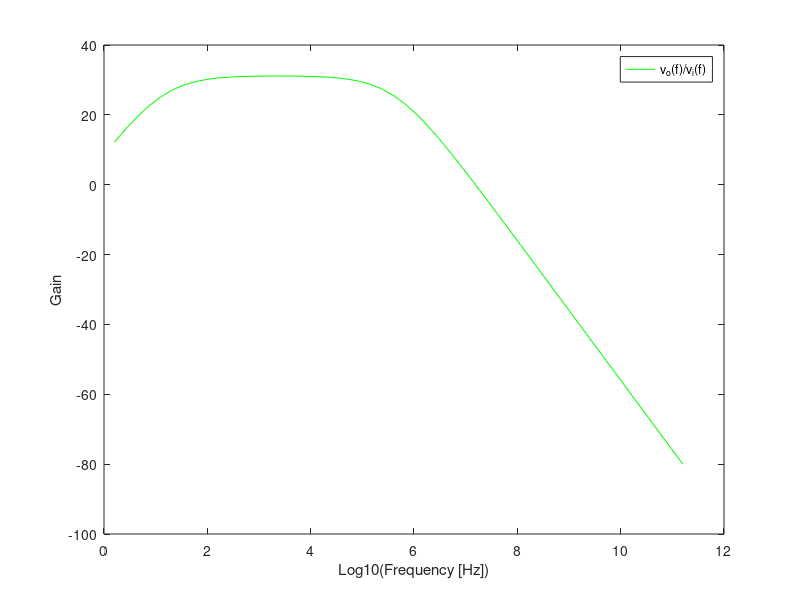

The MATLAB source for this figure:
%Optimized values
C1 = 7.5007e-04;
C2 = 7.5007e-04;
C3 = 6.4997e-04;
RB1 = 3.9999e+04;
RB2 = 2.9353e+03;
RC1 = 4.9996e+03;
RE1 = 100.0070;
RE2 = 599.5248;

VT=25e-3;
BFN=178.7;
VAFN=69.7;
VBEON=0.7;
VCC=12;
RS=100;

RB=1/(1/RB1+1/RB2);
VEQ=RB2/(RB1+RB2)*VCC;
IB1=(VEQ-VBEON)/(RB+(1+BFN)*RE1);
IC1=BFN*IB1;
IE1=(1+BFN)*IB1;
VE1=RE1*IE1;
VO1=VCC-RC1*IC1;
VCE=VO1-VE1;


gm1=IC1/VT;
rpi1=BFN/gm1;
ro1=VAFN/IC1;

RSB=RB*RS/(RB+RS);

AV1 = RSB/RS * RC1*(RE1-gm1*rpi1*ro1)/((ro1+RC1+RE1)*(RSB+rpi1+RE1)+gm1*RE1*ro1*rpi1 - RE1^2);
AV1_DB = 20*log10(abs(AV1));

ZI1 = 1/(1/RB+1/(((ro1+RC1+RE1)*(rpi1+RE1)+gm1*RE1*ro1*rpi1 - RE1^2)/(ro1+RC1+RE1)));
ZO1 = 1/(1/ro1+1/RC1);

%ouput stage
RL = 8;
BFP = 227.3;
VAFP = 37.2;
VEBON = 0.7;
VI2 = VO1;
IE2 = (VCC-VEBON-VI2)/RE2;
IC2 = BFP/(BFP+1)*IE2;
VO2 = VCC - RE2*IE2;

gm2 = IC2/VT;
go2 = IC2/VAFP;
gpi2 = gm2/BFP;
ge2 = 1/RE2;

AV2 = gm2/(gm2+gpi2+go2+ge2);
AV2_DB = 20*log10(abs(AV2));

ZI2 = (gm2+gpi2+go2+ge2)/gpi2/(gpi2+go2+ge2);
ZO2 = 1/(gm2+gpi2+go2+ge2);


%total
gB = 1/(1/gpi2+ZO1);
AV = (gB+gm2/gpi2*gB)/(gB+ge2+go2+gm2/gpi2*gB)*AV1;
AV_DB = 20*log10(abs(AV));

ZI=ZI1;
ZO=1/(go2+gm2/gpi2*gB+ge2+gB);

%LowCutOff Frequency
R1S = RS + (1/(1/RB + 1/rpi1));
R2S = RL + (1/(1/RC1 + 1/ro1));
R3S = 1/((1/RE1) + (1/(rpi1 + (1/(1/RS + 1/RB)))) + ((gm1*rpi1)/(rpi1 + (1/(1/RS + 1/RB)))));
wL = 1/(R1S*C1) + 1/(R2S*C2) + 1/(R3S*C3);
fL = wL/(2*pi);

%HighCutOff Frequency
Cpi = 16.1e-12;
Co = 4.388e-12;
wH = 1/(Cpi*rpi1 + Co*ro1);
fH = wH/(2*pi);

%Plot
w = logspace(1,12);
Tdb = ones(1,length(w));

for k = 1:length(w)
	T = 10^((AV_DB-20*log10(wL))/20)*(w(k)/(w(k)/wL + 1))*(1/(w(k)/wH + 1));
	Tdb(k) = 20*log10(abs(T));
end

%Merit and cost calculations
cost = 1e-3*(RE1 + RC1 + RB1 + RB2 + RE2) + 1e6*(C1 + C2 + C3) + 2*0.1;
Merit = (abs(AV) * (fH-fL))/(cost * fL);

%Ponto 3 Teorica
printf ("ponto1_TAB\n");
printf ("VCE = %e V\n", VCE);
printf ("VBEON = %e V \n", VBEON);
printf ("VEC = %e V\n", VO2);
printf ("VEBON = %e V \n", VEBON);
printf ("IB1 = %e A \n", IB1);
printf ("IC1 = %e A \n", IC1);
printf ("IE1 = %e A \n", IE1);
printf ("IB2 = %e A \n", IC2-IE2);
printf ("IC2 = %e A \n", IC2);
printf ("IE2 = %e A \n", IE2);
printf ("ponto1_END\n\n");

%Ponto 2 Teorica
printf ("ponto2_TAB\n");
printf ("AV1dB = %e dB\n", AV1_DB);
printf ("ZI1 = %e \Omega \n", ZI1);
printf ("ZO1 = %e \Omega \n", ZO1);
printf ("ponto2_END\n");

printf ("ponto3_TAB\n");
printf ("AV2dB = %e dB\n", AV2_DB);
printf ("ZI2 = %e \Omega \n", ZI2);
printf ("ZO2 = %e \Omega \n", ZO2);
printf ("ponto3_END\n");

printf ("ponto4_TAB\n");
printf ("AVdB = %e dB\n", AV_DB);
printf ("ZO = %e \Omega\n", ZO);
printf ("ponto4_END\n");

printf ("ponto5_TAB\n");
printf ("Merit = %e \n", Merit);
printf ("HighCutOff frequency = %e Hz\n", fH);
printf ("LowCutOff frequency = %e Hz\n", fL);
printf ("Cost = %e MU's\n", cost);
printf ("Bandwidth = %e Hz\n", fH-fL);
printf ("Max Gain = %e V\n", max(Tdb));
printf ("ponto5_END\n\n");

%Ponto 3 Teorica
teorica = figure ();
plot(log10(w/(2*pi)),Tdb,"g");
legend("v_o(f)/v_i(f)");

xlabel ("Log10(Frequency [Hz])");
ylabel ("Gain");

print (teorica, "teoria", "-depsc");

%Tables Ngspice
file2=fopen("description.cir",'w');
fprintf(file2, ".OP\n\n");
fprintf(file2, "Vcc vcc 0 12 \n");
fprintf(file2, "Vin in 0 0 ac 1.0 sin(0 10m 1k) \n");
fprintf(file2, "Rin in in2 100\n\n");
fprintf(file2,"*input  coupling capacitor\n");
fprintf(file2, "Ci in2 base %e\n\n", C1);
fprintf(file2,"*bias circuit\n");
fprintf(file2, "R1 vcc base %e \n", RB1);
fprintf(file2, "R2 base 0 %e \n\n", RB2);
fprintf(file2,"*gain stage\n");
fprintf(file2, "Q1 coll base emit BC547A\n");
fprintf(file2, "Rc vcc coll %e\n", RC1);
fprintf(file2, "Re emit 0 %e\n\n", RE1);
fprintf(file2,"*bypass capacitor\n");
fprintf(file2, "Cb emit 0 %e\n\n", C2);
fprintf(file2,"*output stage\n");
fprintf(file2, "Q2 0 coll emit2 BC557A\n");
fprintf(file2, "Rout emit2 vcc %e\n\n", RE2);
fprintf(file2,"*output coupling capacitor\n");
fprintf(file2, "Cout emit2 out %e\n\n", C3);
fprintf(file2,"*load\n");
fprintf(file2, "RL out 0 8\n\n");
fprintf(file2, ".END\n\n");
fclose(file2);

file1=fopen("values1.cir",'w');
fprintf(file1, ".OP\n\n");
fprintf(file1, "Vcc vcc 0 12\n");
fprintf(file1, "Vin in 0 0 \n");
fprintf(file1, "Rin in in2 100 \n\n");
fprintf(file1,"*input  coupling capacitor\n");
fprintf(file1, "Ci in2 base %e\n\n", C1);
fprintf(file1,"*bias circuit\n");
fprintf(file1, "R1 vcc base %e \n", RB1);
fprintf(file1, "R2 base 0 %e \n\n", RB2);
fprintf(file1,"*gain stage\n");
fprintf(file1, "Q1 coll base emit BC547A\n");
fprintf(file1, "Rc vcc coll %e\n", RC1);
fprintf(file1, "Re emit 0 %e\n\n", RE1);
fprintf(file1,"*bypass capacitor\n");
fprintf(file1, "Cb emit 0 %e\n\n", C2);
fprintf(file1,"*output stage\n");
fprintf(file1, "Q2 0 coll emit2 BC557A\n");
fprintf(file1, "Rout emit2 vcc %e\n\n", RE2);
fprintf(file1,"*output coupling capacitor\n");
fprintf(file1, "Co emit2 out %e\n\n", C3);
fprintf(file1,"*fonte de teste\n");

fprintf(file1, "VL out 0 ac 1.0 sin(0 10m 1k)\n\n");
fprintf(file1, ".END\n\n");
fclose(file1);

printf ("ponto0_TAB\n");
printf ("VColl = %e \n", VO1);
printf ("VBase = %e \n", VEQ);
printf ("VEmit = %e \n", VE1);
printf ("VCE = %e V\n", VCE);
printf ("VBEON = %e V \n", VBEON);
printf ("VEC = %e V\n", VO2);
printf ("VEBON = %e V \n", VEBON);
printf ("ponto0_END\n\n");

